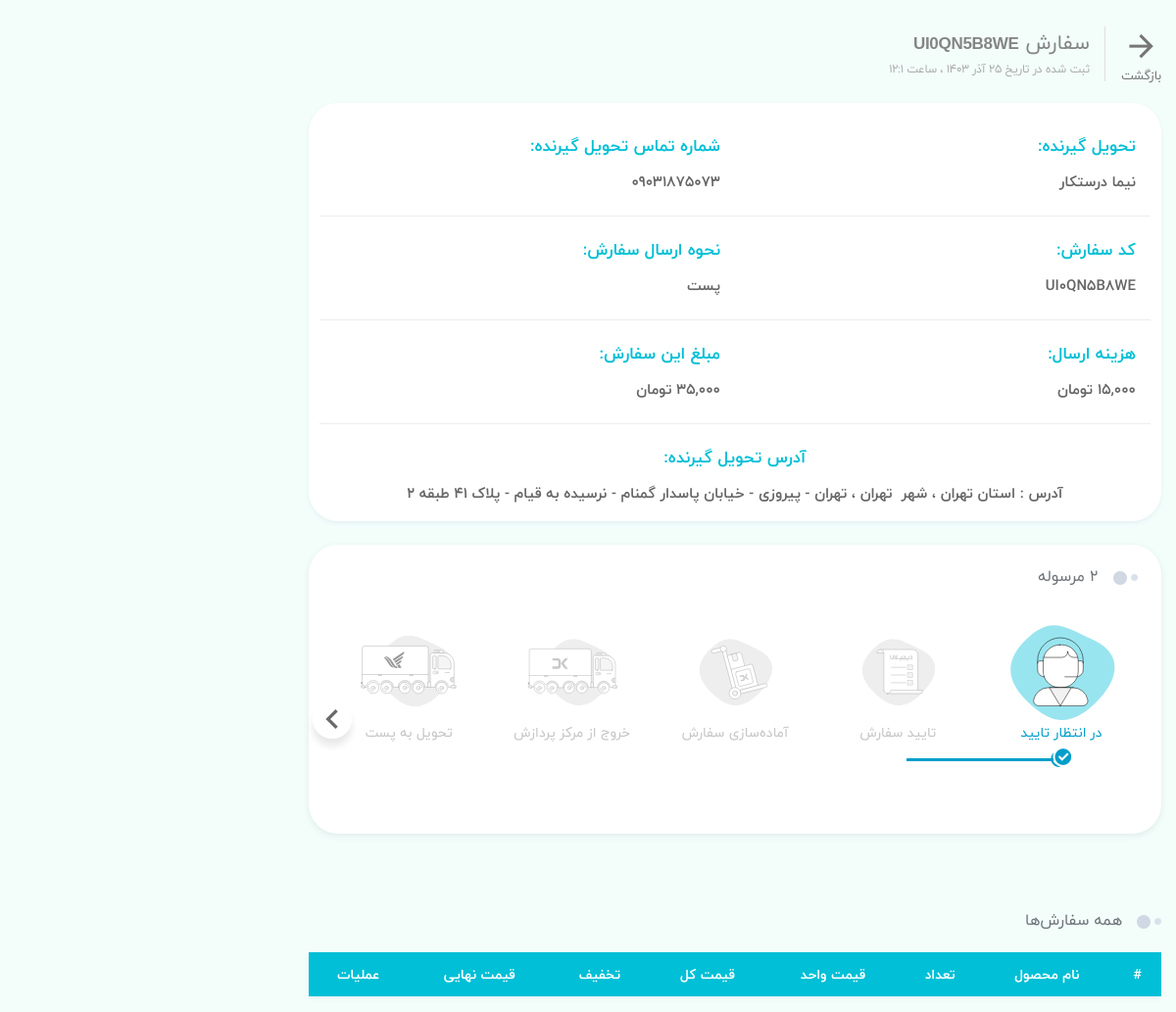
The app's page /profile/order/detail/38 with its own data.
### eshop_order/models.py (models this page shows, shortened)
class Order(models.Model):
    STATUS = (
        ('New', 'جدید'),
        ('Accepted', 'تایید سفارش'),
        ('Preparing', 'آماده سازی سفارش'),
        ('OutCompany', 'خروج از مرکز پردازش'),
        ('InPostOffice', 'تحویل به پست'),
        ('OnShipping', 'مرکز مبادلات پست'),
        ('Arrive', 'تحویل به مشتری'),
        ('Canceled', 'لغو شده'),
    )
    PAY_WAY = (
        ('online', 'پرداخت آنلاین'),
        ('creditCard', 'کیف پول اعتباری')
    )
    user = models.ForeignKey(User, on_delete=models.SET_NULL, null=True, verbose_name='کاربر')
    code = models.CharField(max_length=10, editable=False, verbose_name='کد سفارش')
    address_full_name = models.CharField(blank=True, max_length=60, verbose_name='نام و نام خانوادگی')
    address_phone = models.CharField(blank=True, max_length=20, verbose_name='تلفن')
    address_ostsn = models.CharField(blank=True, max_length=20, verbose_name='استان')
    address_city = models.CharField(blank=True, max_length=20, verbose_name='شهر')
    address_address = models.CharField(blank=True, max_length=150, verbose_name='آدرس پستی')
    address_post_code = models.IntegerField(blank=True, verbose_name='کد پستی', null=True)
    post_way = models.ForeignKey(PostWay, on_delete=models.SET_NULL, null=True, verbose_name='نحوه ارسال')
    pay_way = models.CharField(max_length=50, choices=PAY_WAY, default='online', verbose_name='نحوه پرداخت')
    total = models.IntegerField(verbose_name='جمع مبلغ کل سفارشات')
    amount = models.IntegerField(verbose_name='جمع تعداد کل سفارشات')
    status = models.CharField(max_length=30, choices=STATUS, default='New', verbose_name='وضعیت')
    ip = models.CharField(blank=True, max_length=20, verbose_name='آی‌پی')
    admin_note = models.CharField(blank=True, max_length=100, verbose_name='یادداشت ادمین')
    create_at = models.DateTimeField(auto_now_add=True, verbose_name='ایجاد شده')
    update_at = models.DateTimeField(auto_now=True, verbose_name='آخرین آپدیت')
    ref_id = models.CharField(max_length=256, null=True, blank=True)
    authority = models.CharField(max_length=256, null=True, blank=True)
    paid = models.BooleanField(default=False)
    class Meta:
        verbose_name = 'سفارش'
        verbose_name_plural = 'سفارشات'
    def user_name(self):
        return self.user.first_name + ' ' + self.user.last_name + ' ( ' + self.user.username + ' ) '
    user_name.short_description = 'نام کاربری'
    def total_th(self):
        return f"{self.total:,}"
    total_th.short_description = 'مبلغ کل'
    def post_w(self):
        return self.post_way.way
    post_w.short_description = 'نحوه ارسال'
    def post_p(self):
        return f"{self.post_way.price:,}"
    post_p.short_description = 'هزینه ارسال'
    def j_create_at(self):
        return jalali_converter(self.create_at)
    j_create_at.short_description = 'زمان ارسال'
    def j_update_at(self):
        return jalali_converter(self.update_at)
    j_update_at.short_description = 'آخرین آپدیت'

class PostWay(models.Model):
    way = models.CharField(max_length=60, verbose_name='روش سفارش')
    price = models.IntegerField(verbose_name='هزینه ارسال')
    selected = models.BooleanField(default=False, verbose_name='روش پست منتخب')
    class Meta:
        verbose_name = 'روش‌‌ ارسال'
        verbose_name_plural = 'روش‌های ارسال'

### eshop_account/views.py (the view)
# urls.py: path('profile/order/detail/<int:id>', order_detail, name='OrderDetail'),
def order_detail(request, id):
    order = Order.objects.get(id=id)
    if order.status == 'Canceled':
        num = 0
    if order.status == 'New':
        num = 1
    if order.status == 'Accepted':
        num = 2
    if order.status == 'Preparing':
        num = 3
    if order.status == 'OutCompany':
        num = 4
    if order.status == 'InPostOffice':
        num = 5
    if order.status == 'OnShipping':
        num = 6
    if order.status == 'Arrive':
        num = 7
    current_user = request.user
    profile = UserProfile.objects.filter(user__username=current_user).first()
    products = OrderProduct.objects.filter(order_id=order.id)
    context = {
        'order': order,
        'profile': profile,
        'num': num,
        'products': products,
    }
    return render(request, 'account/profile_order_detail.html', context)

### extensions/jalali.py (called while the page is built)
    def persian_tuple(self):
        return self.persian_year, self.persian_month, self.persian_day

### extensions/utils.py (called while the page is built)
def persian_number_converter(mystr):
    number = {
        '1': '۱',
        '2': '۲',
        '3': '۳',
        '4': '۴',
        '5': '۵',
        '6': '۶',
        '7': '۷',
        '8': '۸',
        '9': '۹',
        '0': '۰',
    }
    for e, p in number.items():
        mystr = mystr.replace(e, p)
    return mystr

def jalali_converter(time):
    jmonth = ['فرودین', 'اردیبهشت', 'خرداد', 'تیر', 'مرداد', 'شهریور', 'مهر', 'آبان', 'آذر', 'دی', 'بهمن', 'اسفند', ]
    time = timezone.localtime(time)
    time_to_string = '{},{},{}'.format(time.year, time.month, time.day)
    time_to_tuple = jalali.Gregorian(time_to_string).persian_tuple()
    time_to_list = list(time_to_tuple)
    for index, month in enumerate(jmonth):
        if time_to_list[1] == index + 1:
            time_to_list[1] = month
            break
    output = '{} {} {} ، ساعت {}:{}'.format(
        time_to_list[2],
        time_to_list[1],
        time_to_list[0],
        time.hour,
        time.minute,
    )
    return persian_number_converter(output)

### eshop_account/templates/account/profile_order_detail.html (shortened to what this page needs)
{% extends 'shared/_MainLayout.html' %}
{% load static %}
{% load render_partial %}
{% load humanize %}
{% block header_ref %}
    <link rel="stylesheet" href="{% static 'css/vendor/nice-select.css' %}">
    <link rel="stylesheet" href="{% static 'css/vendor/nouislider.min.css' %}">
{% endblock %}
{% block content %}
    <main class="main-content dt-sl mt-4 mb-3" style="transform: none;">
    <div class="container main-container" style="transform: none;">
    <div class="row" style="transform: none;">
        <div class="col-xl-9 col-lg-8 col-md-8 col-sm-12">
            <div class="row">
                <div class="col-12">
                    <div class="profile-navbar">
                        <a href="/profile/orders" class="profile-navbar-btn-back">بازگشت</a>
                        <h4>سفارش <span
                                class="font-en">{{ order.code }}</span><span>ثبت شده در تاریخ {{ order.j_create_at }}
                                           </span></h4>
                    </div>
                </div>
                <div class="col-12 mb-4">
                    <div class="dt-sl dt-sn">
                        <div class="row table-draught px-3">
                            <div class="col-md-6 col-sm-12">
                                <span class="title">تحویل گیرنده:</span>
                                <span class="value">{{ order.address_full_name }}</span>
                            </div>
                            <div class="col-md-6 col-sm-12">
                                <span class="title">شماره تماس تحویل گیرنده:</span>
                                <span class="value">{{ order.address_phone }}</span>
                            </div>
                            <div class="col-md-6 col-sm-12">
                                <span class="title">کد سفارش:</span>
                                <span class="value">{{ order.code }}</span>
                            </div>
                            <div class="col-md-6 col-sm-12">
                                <span class="title">نحوه ارسال سفارش:</span>
                                <span class="value">{{ order.post_way.way }}</span>
                            </div>
                            <div class="col-md-6 col-sm-12">
                                <span class="title">هزینه ارسال:</span>
                                <span class="value">{% if order.post_way.price == 0 %} رایگان
                                    {% else %}{{ order.post_way.price|intcomma:False }} تومان {% endif %}</span>
                            </div>
                            <div class="col-md-6 col-sm-12">
                                <span class="title">مبلغ این سفارش:</span>
                                <span class="value">{{ order.total|intcomma:False }} تومان</span>
                            </div>
                            <div class="col-12 text-center pb-0">
                                <span class="title">آدرس تحویل گیرنده:</span>
                                <span class="value"> آدرس : استان {{ order.address_ostsn }} ،
                                                    شهر ‌ {{ order.address_city }} ، {{ order.address_address }}
                                </span>
                            </div>
                        </div>
                    </div>
                </div>
                <div class="col-12 mb-4">
                    <section class="slider-section dt-sl mb-5">
                        <div class="row mb-3">
                            <div class="col-12">
                                <div class="section-title text-sm-title title-wide no-after-title-wide">
                                    <h2> {{ order.amount }} مرسوله</h2>
                                </div>
                            </div>
                            <div class="col-12">
                                <div class="profile-order-steps carousel-lg owl-carousel owl-theme owl-rtl owl-loaded owl-drag">
                                    <div class="owl-stage-outer">
                                        <div class="owl-stage"
                                             style="transform: translate3d(0px, 0px, 0px); transition: all 0s ease 0s; width: 1049px;">
                                            <div class="owl-item active" style="width: 139.8px; margin-left: 10px;">
                                                <div class="item profile-order-steps-item is-active" id="first">
                                                    <img src="{% static 'images/svg/0eab59b0.svg' %}">
                                                    <span>{% if num == 0 %} لغو سفارش {% else %} در
                                                        انتظار تایید {% endif %}</span>
                                                </div>
                                            </div>
                                            <div class="owl-item active" style="width: 139.8px; margin-left: 10px;">
                                                <div class="item profile-order-steps-item {% if num >= 2 %}is-active{% endif %}">
                                                    <img src="{% static 'images/svg/d5d5e1d2.svg' %}">
                                                    <span>تایید سفارش</span>
                                                </div>
                                            </div>
                                            <div class="owl-item active" style="width: 139.8px; margin-left: 10px;">
                                                <div class="item profile-order-steps-item {% if num >= 3 %}is-active{% endif %}">
                                                    <img src="{% static 'images/svg/3db3cdeb.svg' %}">
                                                    <span>آماده‌سازی سفارش</span>
                                                </div>
                                            </div>
                                            <div class="owl-item active" style="width: 139.8px; margin-left: 10px;">
                                                <div class="item profile-order-steps-item {% if num >= 4 %}is-active{% endif %}">
                                                    <img src="{% static 'images/svg/332b9ff1.svg' %}">
                                                    <span>خروج از مرکز پردازش</span>
                                                </div>
                                            </div>
                                            <div class="owl-item" style="width: 139.8px; margin-left: 10px;">
                                                <div class="item profile-order-steps-item {% if num >= 5 %}is-active{% endif %}">
                                                    <img src="{% static 'images/svg/07a0808a.svg' %}">
                                                    <span>تحویل به پست</span>
                                                </div>
                                            </div>
                                        </div>
                                    </div>
                                    <div class="owl-nav">
                                        <button type="button" role="presentation" class="owl-next"></button>
                                    </div>
                                    <div class="owl-dots">
                                    </div>
                                </div>
                            </div>
                        </div>
                    </section>
                </div>
                <div class="col-12">
                    <div class="section-title text-sm-title title-wide mb-1 no-after-title-wide dt-sl mb-2 px-res-1">
                        <h2>همه سفارش‌ها</h2>
                    </div>
                    <div class="dt-sl">
                        <div class="table-responsive">
                            <table class="table table-order table-order-details">
                                <thead>
                                <tr>
                                    <th>#</th>
                                    <th>نام محصول</th>
                                    <th>تعداد</th>
                                    <th>قیمت واحد</th>
                                    <th>قیمت کل</th>
                                    <th>تخفیف</th>
                                    <th>قیمت نهایی</th>
                                    <th>عملیات</th>
                                </tr>
                                </thead>
                            </table>
                        </div>
                    </div>
                </div>
            </div>
        </div>
    </div>
{% endblock %}

### records on screen
Order: code "UI0QN5B8WE", j_create_at "۲۵ آذر ۱۴۰۳ ، ساعت ۱۲:۱", address_full_name "نیما درستکار", address_phone "09031875073", post_way.way "پست", total "35,000", address_ostsn "تهران", address_city "تهران", address_address "تهران - پیروزی - خیابان پاسدار گمنام - نرسیده به قیام - پلاک ۴۱ طبقه ۲"
